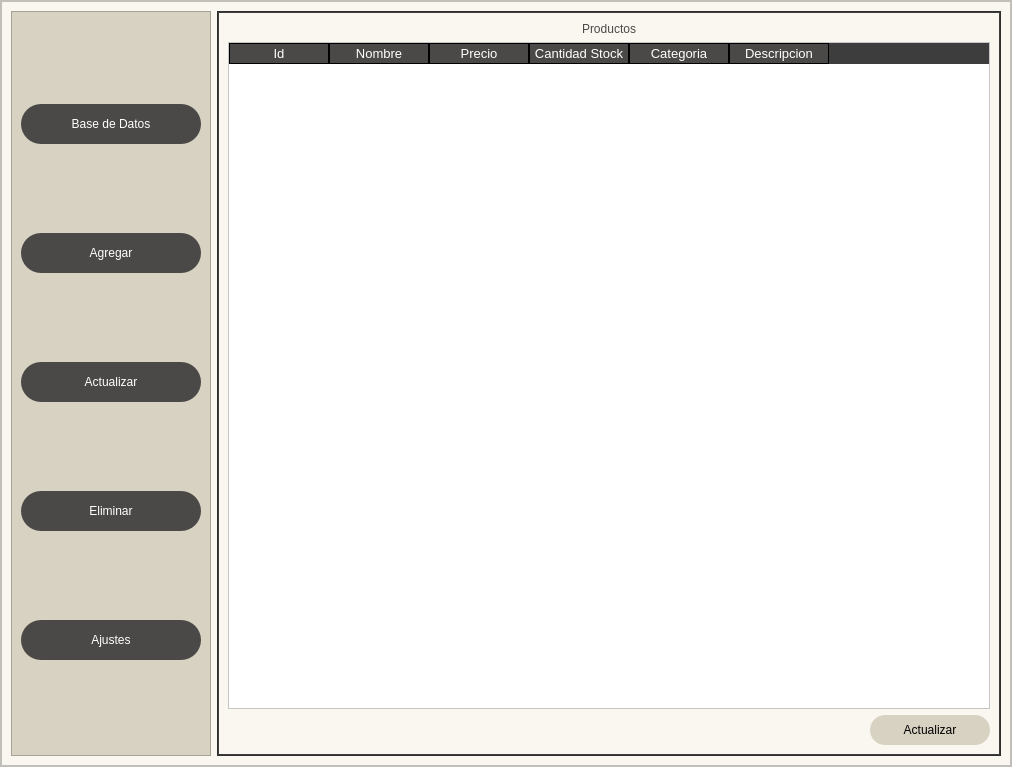
<?xml version="1.0" encoding="UTF-8"?>
<ui version="4.0">
 <class>MainWindow</class>
 <widget class="QMainWindow" name="MainWindow">
  <property name="geometry">
   <rect>
    <x>0</x>
    <y>0</y>
    <width>1012</width>
    <height>767</height>
   </rect>
  </property>
  <property name="sizePolicy">
   <sizepolicy hsizetype="Expanding" vsizetype="Expanding">
    <horstretch>0</horstretch>
    <verstretch>0</verstretch>
   </sizepolicy>
  </property>
  <property name="minimumSize">
   <size>
    <width>800</width>
    <height>600</height>
   </size>
  </property>
  <property name="windowTitle">
   <string>MainWindow</string>
  </property>
  <property name="dockNestingEnabled">
   <bool>true</bool>
  </property>
  <widget class="QWidget" name="centralwidget">
   <layout class="QHBoxLayout" name="horizontalLayout_6">
    <property name="spacing">
     <number>0</number>
    </property>
    <property name="leftMargin">
     <number>0</number>
    </property>
    <property name="topMargin">
     <number>0</number>
    </property>
    <property name="rightMargin">
     <number>0</number>
    </property>
    <property name="bottomMargin">
     <number>0</number>
    </property>
    <item>
     <widget class="QFrame" name="frame">
      <property name="styleSheet">
       <string notr="true">background-color: #FAF7F0;</string>
      </property>
      <property name="frameShape">
       <enum>QFrame::StyledPanel</enum>
      </property>
      <property name="frameShadow">
       <enum>QFrame::Raised</enum>
      </property>
      <layout class="QVBoxLayout" name="verticalLayout_2" stretch="8">
       <property name="spacing">
        <number>0</number>
       </property>
       <property name="leftMargin">
        <number>0</number>
       </property>
       <property name="topMargin">
        <number>0</number>
       </property>
       <property name="rightMargin">
        <number>0</number>
       </property>
       <property name="bottomMargin">
        <number>0</number>
       </property>
       <item>
        <widget class="QFrame" name="frameContenido">
         <property name="frameShape">
          <enum>QFrame::StyledPanel</enum>
         </property>
         <property name="frameShadow">
          <enum>QFrame::Raised</enum>
         </property>
         <layout class="QHBoxLayout" name="horizontalLayout_2">
          <item>
           <widget class="QFrame" name="frameControl">
            <property name="minimumSize">
             <size>
              <width>200</width>
              <height>0</height>
             </size>
            </property>
            <property name="maximumSize">
             <size>
              <width>0</width>
              <height>16777215</height>
             </size>
            </property>
            <property name="styleSheet">
             <string notr="true">QFrame{
background-color: rgb(216, 210, 194)
}

QPushButton{
background-color: #4A4947;
border-radius: 20px;
color: white;
font: 77 10pt &quot;Arial-Black&quot;;
}

QPushButton:hover{
background-color: white;
border-radius: 20px;
border-bottom-left-radius: 20px;
color: black;
font: 77 10pt &quot;Arial-Black&quot;;
}</string>
            </property>
            <property name="frameShape">
             <enum>QFrame::StyledPanel</enum>
            </property>
            <property name="frameShadow">
             <enum>QFrame::Raised</enum>
            </property>
            <layout class="QVBoxLayout" name="verticalLayout_3">
             <item>
              <widget class="QPushButton" name="botonBaseDatos">
               <property name="minimumSize">
                <size>
                 <width>0</width>
                 <height>40</height>
                </size>
               </property>
               <property name="text">
                <string>Base de Datos</string>
               </property>
              </widget>
             </item>
             <item>
              <widget class="QPushButton" name="botonAgregar">
               <property name="minimumSize">
                <size>
                 <width>0</width>
                 <height>40</height>
                </size>
               </property>
               <property name="text">
                <string>Agregar</string>
               </property>
              </widget>
             </item>
             <item>
              <widget class="QPushButton" name="botonActualizar">
               <property name="minimumSize">
                <size>
                 <width>0</width>
                 <height>40</height>
                </size>
               </property>
               <property name="text">
                <string>Actualizar</string>
               </property>
              </widget>
             </item>
             <item>
              <widget class="QPushButton" name="botonEliminar">
               <property name="minimumSize">
                <size>
                 <width>0</width>
                 <height>40</height>
                </size>
               </property>
               <property name="text">
                <string>Eliminar</string>
               </property>
              </widget>
             </item>
             <item>
              <widget class="QPushButton" name="botonAjustes">
               <property name="minimumSize">
                <size>
                 <width>0</width>
                 <height>40</height>
                </size>
               </property>
               <property name="text">
                <string>Ajustes</string>
               </property>
              </widget>
             </item>
            </layout>
           </widget>
          </item>
          <item>
           <widget class="QFrame" name="framePaginas">
            <property name="styleSheet">
             <string notr="true">QFrame{
	background-color: rgb(61, 61, 61);
}

QLabel{
	font: 87 12pt &quot;Arial Black&quot;;
	background-color: #000000ff;
	color: rgb(74, 73, 71);
	border: 0px solid #14C8DC;
}

QLineEdit{
	color: rgb(255, 255, 255);
	border: 0.5px solid rgb(61, 61, 61);
	font: 75 12pt &quot;Times New Roman&quot;;
}

QPushButton{
	background-color: rgb(216, 210, 194);
	border-radius: 15px;
	color: black;
	font: 20 12pt &quot;Arial&quot;;

}


QPushButton:hover{
	background-color: rgb(241, 234, 217);
	border-radius: 15px;
	color: black;
	font: 77 12pt &quot;Arial&quot;;

}

QTableWidget {
    background-color: rgb(255, 255, 255);
    color: rgb(0, 0, 0);
    gridline-color: rgb(0, 206, 151);
    font-size: 12pt;
    color: #000000;
}

QHeaderView::section {
    background-color:rgb(74, 73, 71);
    border: 1px solid rgb(0, 0, 0);
    font-size: 10pt;
	color: white;
}

QTableWidget QTableCornerButton::section {
    background-color: rgb(0, 0, 0);
    border: 1px solid rgb(0, 206, 151);
}


</string>
            </property>
            <property name="frameShape">
             <enum>QFrame::StyledPanel</enum>
            </property>
            <property name="frameShadow">
             <enum>QFrame::Raised</enum>
            </property>
            <layout class="QVBoxLayout" name="verticalLayout_4">
             <property name="spacing">
              <number>0</number>
             </property>
             <property name="leftMargin">
              <number>1</number>
             </property>
             <property name="topMargin">
              <number>1</number>
             </property>
             <property name="rightMargin">
              <number>1</number>
             </property>
             <property name="bottomMargin">
              <number>1</number>
             </property>
             <item>
              <widget class="QStackedWidget" name="stackedWidget">
               <widget class="QWidget" name="paginaDatos">
                <layout class="QVBoxLayout" name="verticalLayout_5">
                 <item>
                  <widget class="QLabel" name="label">
                   <property name="text">
                    <string>Productos</string>
                   </property>
                   <property name="alignment">
                    <set>Qt::AlignCenter</set>
                   </property>
                  </widget>
                 </item>
                 <item>
                  <widget class="QTableWidget" name="tablaProductos">
                   <column>
                    <property name="text">
                     <string>Id</string>
                    </property>
                   </column>
                   <column>
                    <property name="text">
                     <string>Nombre</string>
                    </property>
                   </column>
                   <column>
                    <property name="text">
                     <string>Precio</string>
                    </property>
                   </column>
                   <column>
                    <property name="text">
                     <string>Cantidad Stock</string>
                    </property>
                   </column>
                   <column>
                    <property name="text">
                     <string>Categoria</string>
                    </property>
                   </column>
                   <column>
                    <property name="text">
                     <string>Descripcion</string>
                    </property>
                   </column>
                  </widget>
                 </item>
                 <item>
                  <layout class="QHBoxLayout" name="horizontalLayout_3">
                   <item>
                    <spacer name="horizontalSpacer_2">
                     <property name="orientation">
                      <enum>Qt::Horizontal</enum>
                     </property>
                     <property name="sizeHint" stdset="0">
                      <size>
                       <width>40</width>
                       <height>20</height>
                      </size>
                     </property>
                    </spacer>
                   </item>
                   <item>
                    <widget class="QPushButton" name="botonRefrescar">
                     <property name="minimumSize">
                      <size>
                       <width>120</width>
                       <height>30</height>
                      </size>
                     </property>
                     <property name="text">
                      <string>Actualizar</string>
                     </property>
                    </widget>
                   </item>
                  </layout>
                 </item>
                </layout>
               </widget>
               <widget class="QWidget" name="paginaAgregar">
                <layout class="QVBoxLayout" name="verticalLayout_8">
                 <item>
                  <widget class="QLabel" name="label_8">
                   <property name="text">
                    <string>Agregar Productos</string>
                   </property>
                   <property name="alignment">
                    <set>Qt::AlignCenter</set>
                   </property>
                  </widget>
                 </item>
                 <item>
                  <spacer name="verticalSpacer_2">
                   <property name="orientation">
                    <enum>Qt::Vertical</enum>
                   </property>
                   <property name="sizeHint" stdset="0">
                    <size>
                     <width>20</width>
                     <height>40</height>
                    </size>
                   </property>
                  </spacer>
                 </item>
                 <item>
                  <layout class="QHBoxLayout" name="horizontalLayout_4">
                   <item>
                    <layout class="QVBoxLayout" name="verticalLayout_7">
                     <item>
                      <widget class="QLabel" name="label_2">
                       <property name="text">
                        <string>Id</string>
                       </property>
                      </widget>
                     </item>
                     <item>
                      <widget class="QLabel" name="label_3">
                       <property name="text">
                        <string>Nombre</string>
                       </property>
                      </widget>
                     </item>
                     <item>
                      <widget class="QLabel" name="label_4">
                       <property name="text">
                        <string>Precio</string>
                       </property>
                      </widget>
                     </item>
                     <item>
                      <widget class="QLabel" name="label_5">
                       <property name="text">
                        <string>Cantidad Stock</string>
                       </property>
                      </widget>
                     </item>
                     <item>
                      <widget class="QLabel" name="label_6">
                       <property name="text">
                        <string>Categoria</string>
                       </property>
                      </widget>
                     </item>
                     <item>
                      <widget class="QLabel" name="label_7">
                       <property name="text">
                        <string>Descripcion</string>
                       </property>
                      </widget>
                     </item>
                    </layout>
                   </item>
                   <item>
                    <layout class="QVBoxLayout" name="verticalLayout_6">
                     <property name="spacing">
                      <number>30</number>
                     </property>
                     <item>
                      <widget class="QLineEdit" name="lineEditAgregarId"/>
                     </item>
                     <item>
                      <widget class="QLineEdit" name="lineEditAgregarNombre"/>
                     </item>
                     <item>
                      <widget class="QLineEdit" name="lineEditAgregarPrecio"/>
                     </item>
                     <item>
                      <widget class="QLineEdit" name="lineEditAgregarCantidadStock"/>
                     </item>
                     <item>
                      <widget class="QLineEdit" name="lineEditAgregarCategoria"/>
                     </item>
                     <item>
                      <widget class="QLineEdit" name="lineEditAgregarDescripcion"/>
                     </item>
                    </layout>
                   </item>
                   <item>
                    <spacer name="horizontalSpacer_4">
                     <property name="orientation">
                      <enum>Qt::Horizontal</enum>
                     </property>
                     <property name="sizeHint" stdset="0">
                      <size>
                       <width>40</width>
                       <height>20</height>
                      </size>
                     </property>
                    </spacer>
                   </item>
                  </layout>
                 </item>
                 <item>
                  <spacer name="verticalSpacer">
                   <property name="orientation">
                    <enum>Qt::Vertical</enum>
                   </property>
                   <property name="sizeHint" stdset="0">
                    <size>
                     <width>20</width>
                     <height>40</height>
                    </size>
                   </property>
                  </spacer>
                 </item>
                 <item>
                  <layout class="QHBoxLayout" name="horizontalLayout_5">
                   <item>
                    <widget class="QLabel" name="signalAgregar">
                     <property name="minimumSize">
                      <size>
                       <width>200</width>
                       <height>0</height>
                      </size>
                     </property>
                     <property name="text">
                      <string/>
                     </property>
                     <property name="alignment">
                      <set>Qt::AlignCenter</set>
                     </property>
                    </widget>
                   </item>
                   <item>
                    <spacer name="horizontalSpacer_3">
                     <property name="orientation">
                      <enum>Qt::Horizontal</enum>
                     </property>
                     <property name="sizeHint" stdset="0">
                      <size>
                       <width>40</width>
                       <height>20</height>
                      </size>
                     </property>
                    </spacer>
                   </item>
                   <item>
                    <widget class="QPushButton" name="botonAgregar2">
                     <property name="minimumSize">
                      <size>
                       <width>110</width>
                       <height>35</height>
                      </size>
                     </property>
                     <property name="text">
                      <string>Agregar</string>
                     </property>
                    </widget>
                   </item>
                  </layout>
                 </item>
                </layout>
               </widget>
               <widget class="QWidget" name="paginaActualizar">
                <layout class="QVBoxLayout" name="verticalLayout_10">
                 <item>
                  <widget class="QLabel" name="label_10">
                   <property name="text">
                    <string>Actualizar Productos</string>
                   </property>
                   <property name="alignment">
                    <set>Qt::AlignCenter</set>
                   </property>
                  </widget>
                 </item>
                 <item>
                  <layout class="QHBoxLayout" name="horizontalLayout_9">
                   <item>
                    <widget class="QLabel" name="label_11">
                     <property name="text">
                      <string>Producto a buscar</string>
                     </property>
                    </widget>
                   </item>
                   <item>
                    <widget class="QLineEdit" name="lineEditBuscarActualizar"/>
                   </item>
                   <item>
                    <widget class="QPushButton" name="botonBuscarActualizar">
                     <property name="minimumSize">
                      <size>
                       <width>110</width>
                       <height>35</height>
                      </size>
                     </property>
                     <property name="text">
                      <string>Buscar</string>
                     </property>
                    </widget>
                   </item>
                  </layout>
                 </item>
                 <item>
                  <spacer name="verticalSpacer_4">
                   <property name="orientation">
                    <enum>Qt::Vertical</enum>
                   </property>
                   <property name="sizeHint" stdset="0">
                    <size>
                     <width>20</width>
                     <height>40</height>
                    </size>
                   </property>
                  </spacer>
                 </item>
                 <item>
                  <layout class="QHBoxLayout" name="horizontalLayout_7">
                   <property name="spacing">
                    <number>30</number>
                   </property>
                   <item>
                    <layout class="QVBoxLayout" name="verticalLayout_9">
                     <item>
                      <widget class="QLabel" name="label_12">
                       <property name="text">
                        <string>Id</string>
                       </property>
                      </widget>
                     </item>
                     <item>
                      <widget class="QLabel" name="label_17">
                       <property name="text">
                        <string>Nombre</string>
                       </property>
                      </widget>
                     </item>
                     <item>
                      <widget class="QLabel" name="label_14">
                       <property name="text">
                        <string>Precio</string>
                       </property>
                      </widget>
                     </item>
                     <item>
                      <widget class="QLabel" name="label_13">
                       <property name="text">
                        <string>Cantidad Stock</string>
                       </property>
                      </widget>
                     </item>
                     <item>
                      <widget class="QLabel" name="label_16">
                       <property name="text">
                        <string>Categoria</string>
                       </property>
                      </widget>
                     </item>
                     <item>
                      <widget class="QLabel" name="label_15">
                       <property name="text">
                        <string>Descripcion</string>
                       </property>
                      </widget>
                     </item>
                    </layout>
                   </item>
                   <item>
                    <layout class="QVBoxLayout" name="verticalLayout">
                     <item>
                      <widget class="QLineEdit" name="lineEditActualizarId"/>
                     </item>
                     <item>
                      <widget class="QLineEdit" name="lineEditActualizarNombre"/>
                     </item>
                     <item>
                      <widget class="QLineEdit" name="lineEditActualizarPrecio"/>
                     </item>
                     <item>
                      <widget class="QLineEdit" name="lineEditActualizarCantidadStock"/>
                     </item>
                     <item>
                      <widget class="QLineEdit" name="lineEditActualizarCategoria"/>
                     </item>
                     <item>
                      <widget class="QLineEdit" name="lineEditActualizarDescripcion"/>
                     </item>
                    </layout>
                   </item>
                   <item>
                    <spacer name="horizontalSpacer_6">
                     <property name="orientation">
                      <enum>Qt::Horizontal</enum>
                     </property>
                     <property name="sizeHint" stdset="0">
                      <size>
                       <width>40</width>
                       <height>20</height>
                      </size>
                     </property>
                    </spacer>
                   </item>
                  </layout>
                 </item>
                 <item>
                  <spacer name="verticalSpacer_3">
                   <property name="orientation">
                    <enum>Qt::Vertical</enum>
                   </property>
                   <property name="sizeHint" stdset="0">
                    <size>
                     <width>20</width>
                     <height>40</height>
                    </size>
                   </property>
                  </spacer>
                 </item>
                 <item>
                  <layout class="QHBoxLayout" name="horizontalLayout_8">
                   <item>
                    <widget class="QLabel" name="signalActualizar">
                     <property name="minimumSize">
                      <size>
                       <width>120</width>
                       <height>35</height>
                      </size>
                     </property>
                     <property name="text">
                      <string/>
                     </property>
                    </widget>
                   </item>
                   <item>
                    <spacer name="horizontalSpacer_5">
                     <property name="orientation">
                      <enum>Qt::Horizontal</enum>
                     </property>
                     <property name="sizeHint" stdset="0">
                      <size>
                       <width>40</width>
                       <height>20</height>
                      </size>
                     </property>
                    </spacer>
                   </item>
                   <item>
                    <widget class="QPushButton" name="botonActualizar2">
                     <property name="minimumSize">
                      <size>
                       <width>110</width>
                       <height>35</height>
                      </size>
                     </property>
                     <property name="text">
                      <string>Actualizar</string>
                     </property>
                    </widget>
                   </item>
                  </layout>
                 </item>
                </layout>
               </widget>
               <widget class="QWidget" name="paginaEliminar">
                <layout class="QVBoxLayout" name="verticalLayout_11">
                 <item>
                  <widget class="QLabel" name="label_19">
                   <property name="text">
                    <string>Eliminar Producto</string>
                   </property>
                   <property name="alignment">
                    <set>Qt::AlignCenter</set>
                   </property>
                  </widget>
                 </item>
                 <item>
                  <layout class="QHBoxLayout" name="horizontalLayout_10">
                   <item>
                    <widget class="QLabel" name="label_20">
                     <property name="text">
                      <string>Nombre Producto</string>
                     </property>
                    </widget>
                   </item>
                   <item>
                    <widget class="QLineEdit" name="lineEditBuscarEliminar"/>
                   </item>
                   <item>
                    <widget class="QPushButton" name="botonBuscarEliminar">
                     <property name="minimumSize">
                      <size>
                       <width>110</width>
                       <height>35</height>
                      </size>
                     </property>
                     <property name="text">
                      <string>Buscar</string>
                     </property>
                    </widget>
                   </item>
                  </layout>
                 </item>
                 <item>
                  <widget class="QTableWidget" name="tablaEliminar">
                   <column>
                    <property name="text">
                     <string>Id</string>
                    </property>
                   </column>
                   <column>
                    <property name="text">
                     <string>Nombre</string>
                    </property>
                   </column>
                   <column>
                    <property name="text">
                     <string>Precio</string>
                    </property>
                   </column>
                   <column>
                    <property name="text">
                     <string>Cantidad Stock</string>
                    </property>
                   </column>
                   <column>
                    <property name="text">
                     <string>Categoria</string>
                    </property>
                   </column>
                   <column>
                    <property name="text">
                     <string>Descripcion</string>
                    </property>
                   </column>
                  </widget>
                 </item>
                 <item>
                  <layout class="QHBoxLayout" name="horizontalLayout_11">
                   <item>
                    <widget class="QLabel" name="signalEliminar">
                     <property name="minimumSize">
                      <size>
                       <width>200</width>
                       <height>35</height>
                      </size>
                     </property>
                     <property name="text">
                      <string/>
                     </property>
                    </widget>
                   </item>
                   <item>
                    <spacer name="horizontalSpacer_7">
                     <property name="orientation">
                      <enum>Qt::Horizontal</enum>
                     </property>
                     <property name="sizeHint" stdset="0">
                      <size>
                       <width>40</width>
                       <height>20</height>
                      </size>
                     </property>
                    </spacer>
                   </item>
                   <item>
                    <widget class="QPushButton" name="botonEliminar2">
                     <property name="minimumSize">
                      <size>
                       <width>110</width>
                       <height>35</height>
                      </size>
                     </property>
                     <property name="text">
                      <string>Eliminar</string>
                     </property>
                    </widget>
                   </item>
                  </layout>
                 </item>
                </layout>
               </widget>
               <widget class="QWidget" name="paginaAjustes"/>
              </widget>
             </item>
            </layout>
           </widget>
          </item>
         </layout>
        </widget>
       </item>
      </layout>
     </widget>
    </item>
   </layout>
  </widget>
 </widget>
 <resources/>
 <connections/>
</ui>
